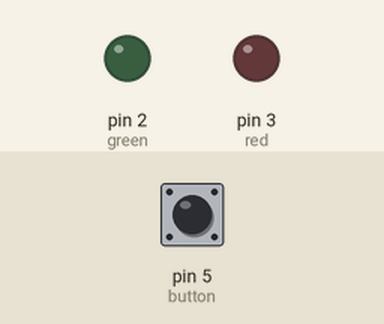
Recording of a sketch running on a simulated Arduino Uno, built with avr-gcc and run on an emulated ATmega328P. Shown: output pins drawn as LEDs (lit = HIGH). The test bench sets the inputs (shaded band); at power-on: pin 5 (button) HIGH. Storage starts empty.

Above: at 1.1 s.
At 2.1 s:
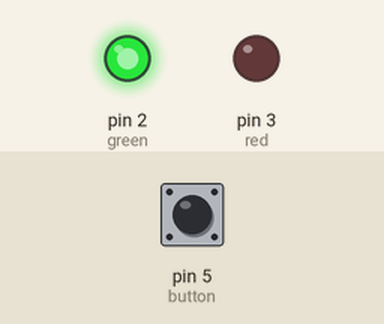
At 3.1 s:
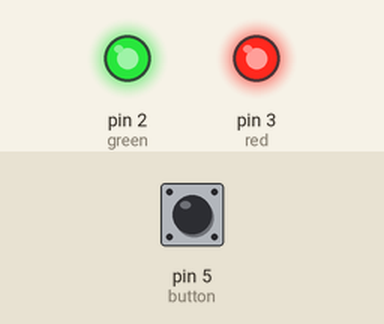
Timing chart, 0 to 4.6 s (numbered marks = the images above):
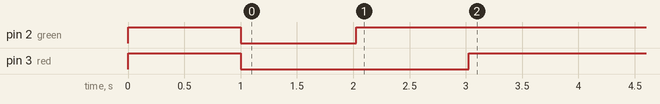

Measured:
- by itself, pin 2 (green): HIGH → LOW at 1.0 s, → HIGH 1.0 s later
- by itself, pin 3 (red): HIGH → LOW at 1.0 s, → HIGH 2.0 s later

The sketch:

dnc.ino
```cpp
#include <SPI.h>
#include <SD.h>
const int green = 2,red = 3,button = 5;
File myFile;
String q;
void setup() {
  // put your setup code here, to run once:
  pinMode(green,OUTPUT);
  pinMode(red,OUTPUT);
  Serial.begin(4800);
  while (!Serial) {
    ; // wait for serial port to connect. Needed for native USB port only
  }
  digitalWrite(green,HIGH);
  digitalWrite(red,HIGH);
  delay(1000);
  digitalWrite(green,LOW);
  digitalWrite(red,LOW);
  delay(1000);
  if (!SD.begin(4)) {
    while (1){digitalWrite(red,HIGH);};
  }


}

void loop() {
  // put your main code here, to run repeatedly:
  myFile = SD.open("test.txt");
  digitalWrite(green,HIGH);
  delay(1000);
  digitalWrite(green,LOW);
  digitalWrite(red,LOW);
  while(digitalRead(button) == LOW){
    digitalWrite(green,HIGH);
    }
    if (myFile) {
  digitalWrite(red,HIGH);

    // read from the file until there's nothing else in it:
    while (myFile.available()) {
      digitalWrite(green,LOW);
      digitalWrite(red,HIGH);
      delay(250);
      //if(Serial.read() == 1)
      q = myFile.readStringUntil('\n');
      Serial.println(q);
      delay(250);
    }
    // close the file:
    myFile.close();
  } else {
    // if the file didn't open, print an error:
    digitalWrite(green,HIGH);
    digitalWrite(red,HIGH);
  }

}
```
